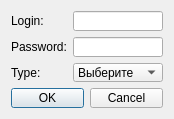
<?xml version="1.0" encoding="UTF-8"?>
<ui version="4.0">
 <class>EditUserWindow</class>
 <widget class="QDialog" name="EditUserWindow">
  <property name="geometry">
   <rect>
    <x>0</x>
    <y>0</y>
    <width>174</width>
    <height>119</height>
   </rect>
  </property>
  <property name="minimumSize">
   <size>
    <width>174</width>
    <height>119</height>
   </size>
  </property>
  <property name="maximumSize">
   <size>
    <width>174</width>
    <height>119</height>
   </size>
  </property>
  <property name="windowTitle">
   <string>Dialog</string>
  </property>
  <layout class="QFormLayout" name="formLayout">
   <item row="0" column="0">
    <widget class="QLabel" name="label_3">
     <property name="text">
      <string>Login:</string>
     </property>
    </widget>
   </item>
   <item row="0" column="1">
    <widget class="QLineEdit" name="loginEdit">
     <property name="maxLength">
      <number>25</number>
     </property>
     <property name="readOnly">
      <bool>true</bool>
     </property>
    </widget>
   </item>
   <item row="1" column="0">
    <widget class="QLabel" name="label">
     <property name="text">
      <string>Password:</string>
     </property>
    </widget>
   </item>
   <item row="1" column="1">
    <widget class="QLineEdit" name="passwordEdit">
     <property name="maxLength">
      <number>32</number>
     </property>
    </widget>
   </item>
   <item row="2" column="0">
    <widget class="QLabel" name="label_2">
     <property name="text">
      <string>Type:</string>
     </property>
    </widget>
   </item>
   <item row="4" column="0" colspan="2">
    <widget class="QDialogButtonBox" name="buttonBox">
     <property name="orientation">
      <enum>Qt::Horizontal</enum>
     </property>
     <property name="standardButtons">
      <set>QDialogButtonBox::Cancel|QDialogButtonBox::Ok</set>
     </property>
    </widget>
   </item>
   <item row="2" column="1">
    <widget class="QComboBox" name="typeEdit">
     <property name="currentText">
      <string notr="true">Выберите</string>
     </property>
     <property name="currentIndex">
      <number>0</number>
     </property>
     <property name="maxCount">
      <number>4</number>
     </property>
     <item>
      <property name="text">
       <string>Выберите</string>
      </property>
     </item>
     <item>
      <property name="text">
       <string>Пассажир</string>
      </property>
     </item>
     <item>
      <property name="text">
       <string>Кассир</string>
      </property>
     </item>
     <item>
      <property name="text">
       <string>Администратор</string>
      </property>
     </item>
    </widget>
   </item>
  </layout>
 </widget>
 <resources/>
 <connections>
  <connection>
   <sender>buttonBox</sender>
   <signal>accepted()</signal>
   <receiver>EditUserWindow</receiver>
   <slot>accept()</slot>
   <hints>
    <hint type="sourcelabel">
     <x>248</x>
     <y>254</y>
    </hint>
    <hint type="destinationlabel">
     <x>157</x>
     <y>274</y>
    </hint>
   </hints>
  </connection>
  <connection>
   <sender>buttonBox</sender>
   <signal>rejected()</signal>
   <receiver>EditUserWindow</receiver>
   <slot>reject()</slot>
   <hints>
    <hint type="sourcelabel">
     <x>316</x>
     <y>260</y>
    </hint>
    <hint type="destinationlabel">
     <x>286</x>
     <y>274</y>
    </hint>
   </hints>
  </connection>
 </connections>
</ui>
